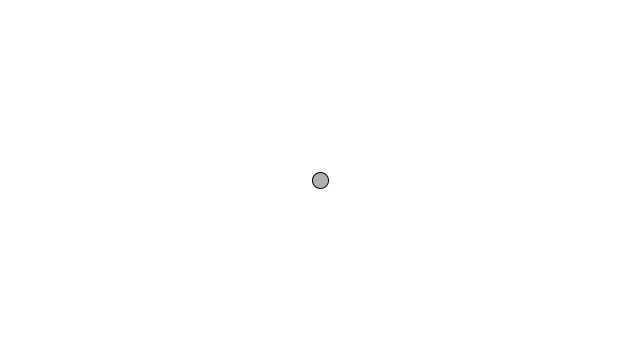
Frame 1 (no input)
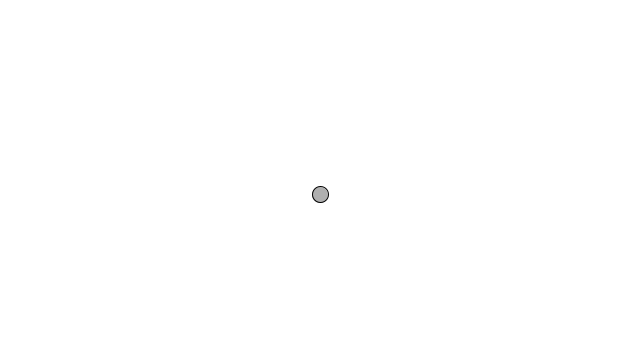
Frame 60 (the mouse pressed at the canvas centre just before this capture)
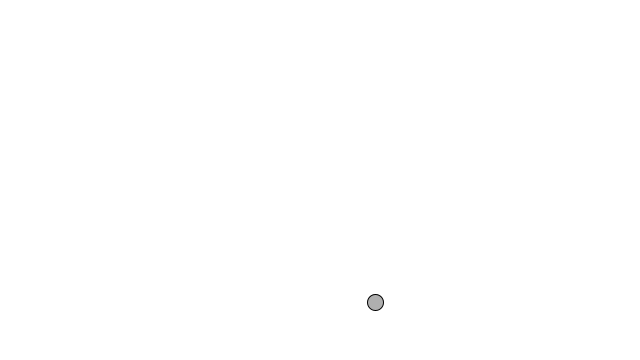
Frame 120 (the mouse held since frame 60 and released just before this capture)

The Processing sketch that drew these frames (run headless with seeded random() and noise(); from frame 60 on, the mouse is pressed at the canvas centre):

// Processing sketch: build
// ── build.pde
class Mover {

  PVector location;
  PVector velocity;
  PVector acceleration;

  Mover() {
    location = new PVector(width/2, height/2);
    velocity = new PVector(0, 0);
    acceleration = new PVector(0, 0);
  }

  void update() {
    velocity.add(acceleration);
    location.add(velocity);
    // Reset acceleration
    acceleration.mult(0);
  }

  void applyForce(PVector f) {
    // Accumulate forces
    acceleration.add(f);
  }

  void display() {
    stroke(0);
    fill(175);
    ellipse(location.x, location.y, 16, 16);
  }

  void checkEdges() {
    if (location.x > width) {
      location.x = width;
      velocity.x *= -1;
    } else if (location.x < 0) {
      location.x = 0;
      velocity.x *= -1;
    }
    if (location.y > height) {
      location.y = height;
      velocity.y *= -1;
    }
  }

}


// Declare the Mover object
Mover m;

void setup() {
  size(640, 360);
  m = new Mover();
}

void draw() {

  background(255);

  PVector gravity = new PVector(0, 0.3);
  m.applyForce(gravity);

  if (mousePressed) {
    PVector wind = new PVector(0.5, 0);
    m.applyForce(wind);

    PVector friction = new PVector(-0.04, -0.07);
    m.applyForce(friction);
  }

  m.update();
  m.checkEdges();
  m.display();

}
